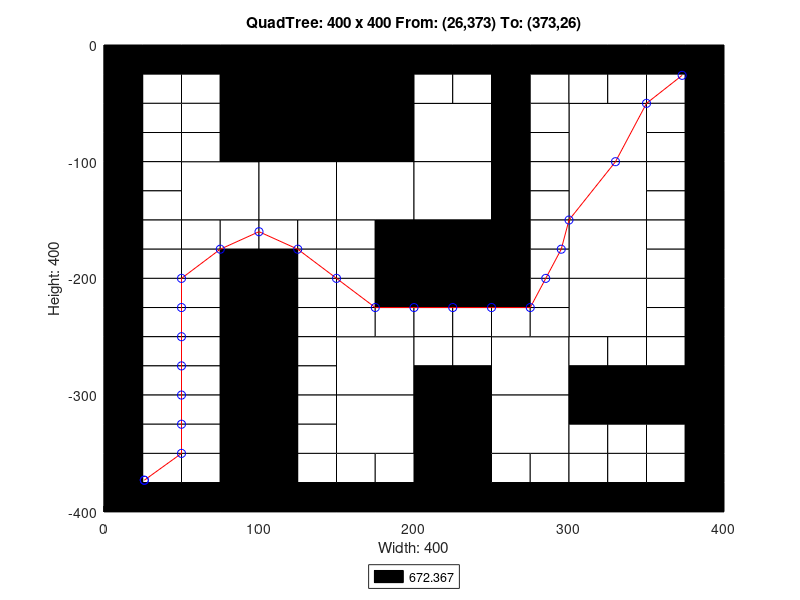

MATLAB code for this plot:
axis([0 400 -400 0]);
title('QuadTree: 400 x 400 From: (26,373) To: (373,26)');
xlabel('Width: 400');
ylabel('Height: 400');
rectangle('Position',[100 -100 100 100], 'FaceColor',[0 0 0]);
rectangle('Position',[50 -150 50 50], 'FaceColor',[1 1 1]);
rectangle('Position',[100 -150 50 50], 'FaceColor',[1 1 1]);
rectangle('Position',[150 -150 50 50], 'FaceColor',[1 1 1]);
rectangle('Position',[200 -100 50 50], 'FaceColor',[1 1 1]);
rectangle('Position',[300 -100 50 50], 'FaceColor',[1 1 1]);
rectangle('Position',[200 -150 50 50], 'FaceColor',[1 1 1]);
rectangle('Position',[200 -200 50 50], 'FaceColor',[0 0 0]);
rectangle('Position',[300 -150 50 50], 'FaceColor',[1 1 1]);
rectangle('Position',[300 -200 50 50], 'FaceColor',[1 1 1]);
rectangle('Position',[150 -300 50 50], 'FaceColor',[1 1 1]);
rectangle('Position',[150 -350 50 50], 'FaceColor',[1 1 1]);
rectangle('Position',[250 -300 50 50], 'FaceColor',[1 1 1]);
rectangle('Position',[300 -250 50 50], 'FaceColor',[1 1 1]);
rectangle('Position',[200 -350 50 50], 'FaceColor',[0 0 0]);
rectangle('Position',[250 -350 50 50], 'FaceColor',[1 1 1]);
rectangle('Position',[200 -400 50 50], 'FaceColor',[0 0 0]);
rectangle('Position',[0 -25 25 25], 'FaceColor',[0 0 0]);
rectangle('Position',[25 -25 25 25], 'FaceColor',[0 0 0]);
rectangle('Position',[0 -50 25 25], 'FaceColor',[0 0 0]);
rectangle('Position',[25 -50 25 25], 'FaceColor',[1 1 1]);
rectangle('Position',[50 -25 25 25], 'FaceColor',[0 0 0]);
rectangle('Position',[75 -25 25 25], 'FaceColor',[0 0 0]);
rectangle('Position',[50 -50 25 25], 'FaceColor',[1 1 1]);
rectangle('Position',[75 -50 25 25], 'FaceColor',[0 0 0]);
rectangle('Position',[0 -75 25 25], 'FaceColor',[0 0 0]);
rectangle('Position',[25 -75 25 25], 'FaceColor',[1 1 1]);
rectangle('Position',[0 -100 25 25], 'FaceColor',[0 0 0]);
rectangle('Position',[25 -100 25 25], 'FaceColor',[1 1 1]);
rectangle('Position',[50 -75 25 25], 'FaceColor',[1 1 1]);
rectangle('Position',[75 -75 25 25], 'FaceColor',[0 0 0]);
rectangle('Position',[50 -100 25 25], 'FaceColor',[1 1 1]);
rectangle('Position',[75 -100 25 25], 'FaceColor',[0 0 0]);
rectangle('Position',[0 -125 25 25], 'FaceColor',[0 0 0]);
rectangle('Position',[25 -125 25 25], 'FaceColor',[1 1 1]);
rectangle('Position',[0 -150 25 25], 'FaceColor',[0 0 0]);
rectangle('Position',[25 -150 25 25], 'FaceColor',[1 1 1]);
rectangle('Position',[0 -175 25 25], 'FaceColor',[0 0 0]);
rectangle('Position',[25 -175 25 25], 'FaceColor',[1 1 1]);
rectangle('Position',[0 -200 25 25], 'FaceColor',[0 0 0]);
rectangle('Position',[25 -200 25 25], 'FaceColor',[1 1 1]);
rectangle('Position',[50 -175 25 25], 'FaceColor',[1 1 1]);
rectangle('Position',[75 -175 25 25], 'FaceColor',[1 1 1]);
rectangle('Position',[50 -200 25 25], 'FaceColor',[1 1 1]);
rectangle('Position',[75 -200 25 25], 'FaceColor',[0 0 0]);
rectangle('Position',[100 -175 25 25], 'FaceColor',[1 1 1]);
rectangle('Position',[125 -175 25 25], 'FaceColor',[1 1 1]);
rectangle('Position',[100 -200 25 25], 'FaceColor',[0 0 0]);
rectangle('Position',[125 -200 25 25], 'FaceColor',[1 1 1]);
rectangle('Position',[150 -175 25 25], 'FaceColor',[1 1 1]);
rectangle('Position',[175 -175 25 25], 'FaceColor',[0 0 0]);
rectangle('Position',[150 -200 25 25], 'FaceColor',[1 1 1]);
rectangle('Position',[175 -200 25 25], 'FaceColor',[0 0 0]);
rectangle('Position',[200 -25 25 25], 'FaceColor',[0 0 0]);
rectangle('Position',[225 -25 25 25], 'FaceColor',[0 0 0]);
rectangle('Position',[200 -50 25 25], 'FaceColor',[1 1 1]);
rectangle('Position',[225 -50 25 25], 'FaceColor',[1 1 1]);
rectangle('Position',[250 -25 25 25], 'FaceColor',[0 0 0]);
rectangle('Position',[275 -25 25 25], 'FaceColor',[0 0 0]);
rectangle('Position',[250 -50 25 25], 'FaceColor',[0 0 0]);
rectangle('Position',[275 -50 25 25], 'FaceColor',[1 1 1]);
rectangle('Position',[250 -75 25 25], 'FaceColor',[0 0 0]);
rectangle('Position',[275 -75 25 25], 'FaceColor',[1 1 1]);
rectangle('Position',[250 -100 25 25], 'FaceColor',[0 0 0]);
rectangle('Position',[275 -100 25 25], 'FaceColor',[1 1 1]);
rectangle('Position',[300 -25 25 25], 'FaceColor',[0 0 0]);
rectangle('Position',[325 -25 25 25], 'FaceColor',[0 0 0]);
rectangle('Position',[300 -50 25 25], 'FaceColor',[1 1 1]);
rectangle('Position',[325 -50 25 25], 'FaceColor',[1 1 1]);
rectangle('Position',[350 -25 25 25], 'FaceColor',[0 0 0]);
rectangle('Position',[375 -25 25 25], 'FaceColor',[0 0 0]);
rectangle('Position',[350 -50 25 25], 'FaceColor',[1 1 1]);
rectangle('Position',[375 -50 25 25], 'FaceColor',[0 0 0]);
rectangle('Position',[350 -75 25 25], 'FaceColor',[1 1 1]);
rectangle('Position',[375 -75 25 25], 'FaceColor',[0 0 0]);
rectangle('Position',[350 -100 25 25], 'FaceColor',[1 1 1]);
rectangle('Position',[375 -100 25 25], 'FaceColor',[0 0 0]);
rectangle('Position',[250 -125 25 25], 'FaceColor',[0 0 0]);
rectangle('Position',[275 -125 25 25], 'FaceColor',[1 1 1]);
rectangle('Position',[250 -150 25 25], 'FaceColor',[0 0 0]);
rectangle('Position',[275 -150 25 25], 'FaceColor',[1 1 1]);
rectangle('Position',[250 -175 25 25], 'FaceColor',[0 0 0]);
rectangle('Position',[275 -175 25 25], 'FaceColor',[1 1 1]);
rectangle('Position',[250 -200 25 25], 'FaceColor',[0 0 0]);
rectangle('Position',[275 -200 25 25], 'FaceColor',[1 1 1]);
rectangle('Position',[350 -125 25 25], 'FaceColor',[1 1 1]);
rectangle('Position',[375 -125 25 25], 'FaceColor',[0 0 0]);
rectangle('Position',[350 -150 25 25], 'FaceColor',[1 1 1]);
rectangle('Position',[375 -150 25 25], 'FaceColor',[0 0 0]);
rectangle('Position',[350 -175 25 25], 'FaceColor',[1 1 1]);
rectangle('Position',[375 -175 25 25], 'FaceColor',[0 0 0]);
rectangle('Position',[350 -200 25 25], 'FaceColor',[1 1 1]);
rectangle('Position',[375 -200 25 25], 'FaceColor',[0 0 0]);
rectangle('Position',[0 -225 25 25], 'FaceColor',[0 0 0]);
rectangle('Position',[25 -225 25 25], 'FaceColor',[1 1 1]);
rectangle('Position',[0 -250 25 25], 'FaceColor',[0 0 0]);
rectangle('Position',[25 -250 25 25], 'FaceColor',[1 1 1]);
rectangle('Position',[50 -225 25 25], 'FaceColor',[1 1 1]);
rectangle('Position',[75 -225 25 25], 'FaceColor',[0 0 0]);
rectangle('Position',[50 -250 25 25], 'FaceColor',[1 1 1]);
rectangle('Position',[75 -250 25 25], 'FaceColor',[0 0 0]);
rectangle('Position',[0 -275 25 25], 'FaceColor',[0 0 0]);
rectangle('Position',[25 -275 25 25], 'FaceColor',[1 1 1]);
rectangle('Position',[0 -300 25 25], 'FaceColor',[0 0 0]);
rectangle('Position',[25 -300 25 25], 'FaceColor',[1 1 1]);
rectangle('Position',[50 -275 25 25], 'FaceColor',[1 1 1]);
rectangle('Position',[75 -275 25 25], 'FaceColor',[0 0 0]);
rectangle('Position',[50 -300 25 25], 'FaceColor',[1 1 1]);
rectangle('Position',[75 -300 25 25], 'FaceColor',[0 0 0]);
rectangle('Position',[100 -225 25 25], 'FaceColor',[0 0 0]);
rectangle('Position',[125 -225 25 25], 'FaceColor',[1 1 1]);
rectangle('Position',[100 -250 25 25], 'FaceColor',[0 0 0]);
rectangle('Position',[125 -250 25 25], 'FaceColor',[1 1 1]);
rectangle('Position',[150 -225 25 25], 'FaceColor',[1 1 1]);
rectangle('Position',[175 -225 25 25], 'FaceColor',[0 0 0]);
rectangle('Position',[150 -250 25 25], 'FaceColor',[1 1 1]);
rectangle('Position',[175 -250 25 25], 'FaceColor',[1 1 1]);
rectangle('Position',[100 -275 25 25], 'FaceColor',[0 0 0]);
rectangle('Position',[125 -275 25 25], 'FaceColor',[1 1 1]);
rectangle('Position',[100 -300 25 25], 'FaceColor',[0 0 0]);
rectangle('Position',[125 -300 25 25], 'FaceColor',[1 1 1]);
rectangle('Position',[0 -325 25 25], 'FaceColor',[0 0 0]);
rectangle('Position',[25 -325 25 25], 'FaceColor',[1 1 1]);
rectangle('Position',[0 -350 25 25], 'FaceColor',[0 0 0]);
rectangle('Position',[25 -350 25 25], 'FaceColor',[1 1 1]);
rectangle('Position',[50 -325 25 25], 'FaceColor',[1 1 1]);
rectangle('Position',[75 -325 25 25], 'FaceColor',[0 0 0]);
rectangle('Position',[50 -350 25 25], 'FaceColor',[1 1 1]);
rectangle('Position',[75 -350 25 25], 'FaceColor',[0 0 0]);
rectangle('Position',[0 -375 25 25], 'FaceColor',[0 0 0]);
rectangle('Position',[25 -375 25 25], 'FaceColor',[1 1 1]);
rectangle('Position',[0 -400 25 25], 'FaceColor',[0 0 0]);
rectangle('Position',[25 -400 25 25], 'FaceColor',[0 0 0]);
rectangle('Position',[50 -375 25 25], 'FaceColor',[1 1 1]);
rectangle('Position',[75 -375 25 25], 'FaceColor',[0 0 0]);
rectangle('Position',[50 -400 25 25], 'FaceColor',[0 0 0]);
rectangle('Position',[75 -400 25 25], 'FaceColor',[0 0 0]);
rectangle('Position',[100 -325 25 25], 'FaceColor',[0 0 0]);
rectangle('Position',[125 -325 25 25], 'FaceColor',[1 1 1]);
rectangle('Position',[100 -350 25 25], 'FaceColor',[0 0 0]);
rectangle('Position',[125 -350 25 25], 'FaceColor',[1 1 1]);
rectangle('Position',[100 -375 25 25], 'FaceColor',[0 0 0]);
rectangle('Position',[125 -375 25 25], 'FaceColor',[1 1 1]);
rectangle('Position',[100 -400 25 25], 'FaceColor',[0 0 0]);
rectangle('Position',[125 -400 25 25], 'FaceColor',[0 0 0]);
rectangle('Position',[150 -375 25 25], 'FaceColor',[1 1 1]);
rectangle('Position',[175 -375 25 25], 'FaceColor',[1 1 1]);
rectangle('Position',[150 -400 25 25], 'FaceColor',[0 0 0]);
rectangle('Position',[175 -400 25 25], 'FaceColor',[0 0 0]);
rectangle('Position',[200 -225 25 25], 'FaceColor',[0 0 0]);
rectangle('Position',[225 -225 25 25], 'FaceColor',[0 0 0]);
rectangle('Position',[200 -250 25 25], 'FaceColor',[1 1 1]);
rectangle('Position',[225 -250 25 25], 'FaceColor',[1 1 1]);
rectangle('Position',[250 -225 25 25], 'FaceColor',[0 0 0]);
rectangle('Position',[275 -225 25 25], 'FaceColor',[1 1 1]);
rectangle('Position',[250 -250 25 25], 'FaceColor',[1 1 1]);
rectangle('Position',[275 -250 25 25], 'FaceColor',[1 1 1]);
rectangle('Position',[200 -275 25 25], 'FaceColor',[1 1 1]);
rectangle('Position',[225 -275 25 25], 'FaceColor',[1 1 1]);
rectangle('Position',[200 -300 25 25], 'FaceColor',[0 0 0]);
rectangle('Position',[225 -300 25 25], 'FaceColor',[0 0 0]);
rectangle('Position',[350 -225 25 25], 'FaceColor',[1 1 1]);
rectangle('Position',[375 -225 25 25], 'FaceColor',[0 0 0]);
rectangle('Position',[350 -250 25 25], 'FaceColor',[1 1 1]);
rectangle('Position',[375 -250 25 25], 'FaceColor',[0 0 0]);
rectangle('Position',[300 -275 25 25], 'FaceColor',[1 1 1]);
rectangle('Position',[325 -275 25 25], 'FaceColor',[1 1 1]);
rectangle('Position',[300 -300 25 25], 'FaceColor',[0 0 0]);
rectangle('Position',[325 -300 25 25], 'FaceColor',[0 0 0]);
rectangle('Position',[350 -275 25 25], 'FaceColor',[1 1 1]);
rectangle('Position',[375 -275 25 25], 'FaceColor',[0 0 0]);
rectangle('Position',[350 -300 25 25], 'FaceColor',[0 0 0]);
rectangle('Position',[375 -300 25 25], 'FaceColor',[0 0 0]);
rectangle('Position',[250 -375 25 25], 'FaceColor',[1 1 1]);
rectangle('Position',[275 -375 25 25], 'FaceColor',[1 1 1]);
rectangle('Position',[250 -400 25 25], 'FaceColor',[0 0 0]);
rectangle('Position',[275 -400 25 25], 'FaceColor',[0 0 0]);
rectangle('Position',[300 -325 25 25], 'FaceColor',[0 0 0]);
rectangle('Position',[325 -325 25 25], 'FaceColor',[0 0 0]);
rectangle('Position',[300 -350 25 25], 'FaceColor',[1 1 1]);
rectangle('Position',[325 -350 25 25], 'FaceColor',[1 1 1]);
rectangle('Position',[350 -325 25 25], 'FaceColor',[0 0 0]);
rectangle('Position',[375 -325 25 25], 'FaceColor',[0 0 0]);
rectangle('Position',[350 -350 25 25], 'FaceColor',[1 1 1]);
rectangle('Position',[375 -350 25 25], 'FaceColor',[0 0 0]);
rectangle('Position',[300 -375 25 25], 'FaceColor',[1 1 1]);
rectangle('Position',[325 -375 25 25], 'FaceColor',[1 1 1]);
rectangle('Position',[300 -400 25 25], 'FaceColor',[0 0 0]);
rectangle('Position',[325 -400 25 25], 'FaceColor',[0 0 0]);
rectangle('Position',[350 -375 25 25], 'FaceColor',[1 1 1]);
rectangle('Position',[375 -375 25 25], 'FaceColor',[0 0 0]);
rectangle('Position',[350 -400 25 25], 'FaceColor',[0 0 0]);
rectangle('Position',[375 -400 25 25], 'FaceColor',[0 0 0]);
X=[373,350,330,300,295,285,275,250,225,200,175,150,125,100,75,50,50,50,50,50,50,50,26,26];
Y=[-26,-50,-100,-150,-175,-200,-225,-225,-225,-225,-225,-200,-175,-160,-175,-200,-225,-250,-275,-300,-325,-350,-373,-373];
hold on;
plot(X,Y,'r');
plot(X,Y,'bo');
legend('672.367','Location','southoutside');
